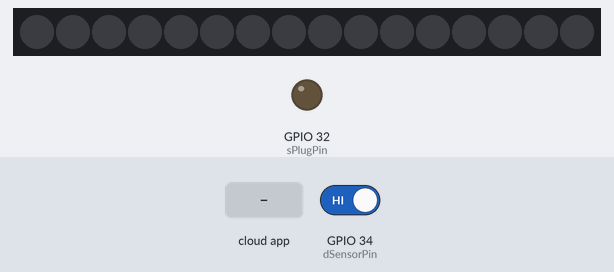
The sketch below on a simulated ESP32. Parts: 16 RGB LEDs in strip order, left to right, output pins drawn as LEDs (lit = HIGH). The test bench sets the inputs (shaded band); at power-on: GPIO 34 (dSensorPin) HIGH. WiFi joins after 1.5 s; servers stay silent unless stated; the Firebase database answers and starts empty; what the sketch prints to the serial monitor is not drawn.

Above: at 5.8 s.
5.9 s: the phone or cloud app sets plugSwitch to 1
At 6.7 s:
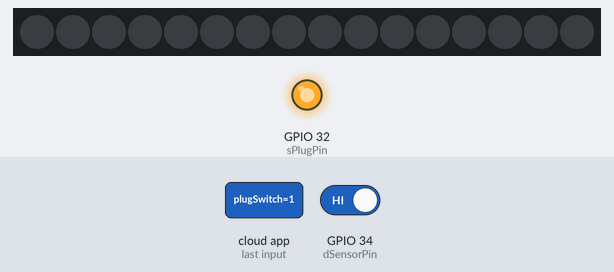
7.6 s: the phone or cloud app sets plugSwitch to 0
At 7.9 s:
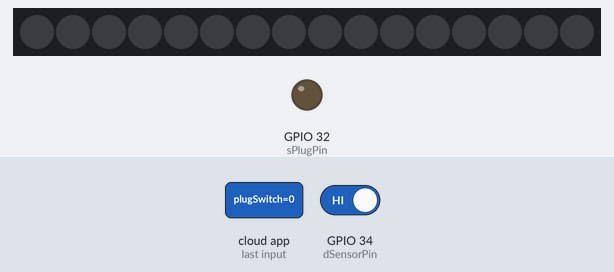
Timing chart, 0 to 10.6 s (numbered marks = the images above; inputs shaded):
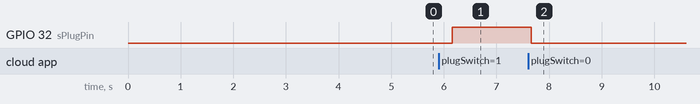

The sketch:

ikinci_esp_otomasyon.ino
```cpp
#include <WiFi.h>
#include <FirebaseESP32.h>
#include <FastLED.h>

// FIREBASE VE WIFI TANIMLARI
#define FIREBASE_HOST "xxxxxxxxxx" // Buraya Firebase Host adı gelecek
#define FIREBASE_AUTH "xxxxxxxxxx" // Buraya Firebase gizli anahtarı gelecek

#define WIFI_SSID "xxxxxxxxxxx" // Buraya WiFi SSID (isim) gelecek
#define WIFI_PASSWORD "xxxxxxxxxx" // Buraya WiFi şifresi gelecek

// FirebaseESP32 instance'ı tanımlandı
FirebaseData firebaseData;

// Firebase'de oluşturulan yol
String path = "/SensorValues";

// LED & 'FastLED.h' KÜTÜPHANESİ TANIMLARI
#define LED_PIN     33
#define NUM_LEDS    16
#define BRIGHTNESS  255
#define LED_TYPE    WS2811
#define COLOR_ORDER GRB
CRGB leds[NUM_LEDS];
CRGBPalette16 currentPalette;
TBlendType    currentBlending;
int r;
int g;
int b;
uint32_t rgbValue;
int brightnessValue = 255;
bool LEDSwitch = false;

// AKILLI PRİZ (RÖLE) TANIMLARI
int sPlugPin = 32;
bool plugSwitch = false;

// KAPI SENSÖRÜ TANIMLARI
int dSensorPin = 34;
int dSensorVal;
bool doorSensor;

//////////////////////////////////////////////////////////

void setup(){
  // Seri monitör 115200 baud rate ile başlatıldı
  Serial.begin(115200);
  delay( 3000 );

  // WiFi ağına bağlanmaya çalış
  WiFi.begin(WIFI_SSID, WIFI_PASSWORD);
  Serial.print("Connecting to Wi-Fi");
  while (WiFi.status() != WL_CONNECTED)
  {
      Serial.print(".");
      delay(300);
  }
  Serial.println("Connection successful.");

  // Firebase'i başlat
  Firebase.begin(FIREBASE_HOST, FIREBASE_AUTH);
  // İnternet bağlantısının kesilmesi durumunda yeniden bağlanmayı deneyip döngüyü baştan başlat
  Firebase.reconnectWiFi(true);

  // Firebase veri okuması zaman aşımını 1 dakika olarak belirle
  Firebase.setReadTimeout(firebaseData, 1000 * 60);
  // Firebase veri yazma zaman aşımını 1 saniye olarak belirle (tiny)
  Firebase.setwriteSizeLimit(firebaseData, "tiny");

  // LED tipi, pini, renk sırası, LED matrisi ve sayısına göre LED'i başlat
  FastLED.addLeds<LED_TYPE, LED_PIN, COLOR_ORDER>(leds, NUM_LEDS).setCorrection( TypicalLEDStrip );

  // Akıllı priz pinini çıkış olarak belirle
  pinMode(sPlugPin, OUTPUT);
  // Kapı sensörü pinini pull-up direnciyle giriş olarak belirle
  pinMode(dSensorPin, INPUT_PULLUP);
}

//////////////////////////////////////////////////////////

void loop() {
  // Firebase.getXXX fonksiyonları önce belirlenen yola göre Firebase'den değişken alır, işlem başarılıysa true, başarısızsa false döndürür
  // Akıllı priz değerini Firebase'den al
  if(Firebase.getBool(firebaseData, path + "/Automation/plugSwitch"))
  {
    // plugSwitch değerini Firebase'deki akıllı prize göre değiştir
    plugSwitch = (bool)firebaseData.boolData();
  }
  // Akıllı priz fonksiyonunu plugSwitch değeriyle çağır
  sPlug_func(plugSwitch);

  // Kapı sensörü değerini oku
  dSensorVal = digitalRead(dSensorPin);
  // Kapı sensörünü boolean değeriyle güncelle
  sDoor_func(dSensorVal);
  // Firebase.setXXX fonksiyonları önce belirlenen yola göre değişkeni Firebase'e aktarır, işlem başarılıysa true, başarısızsa false döndürür
  // Kapı sensörü değerini Firebase'e aktar
  if(Firebase.setBool(firebaseData, path + "/Automation/doorSensor", dSensorVal));

  // LED durum değerini Firebase'den al
  if(Firebase.getBool(firebaseData, path + "/Automation/lightSwitch"))
  {
     LEDSwitch = (bool)firebaseData.boolData();
  }

  // LED parlaklık değerini Firebase'den al
  if(Firebase.getInt(firebaseData, path + "/Automation/lightBrightness"))
  {
    brightnessValue = (int)firebaseData.intData();
  }

  // LED renk değerini Firebase'den al
  if(Firebase.getDouble(firebaseData, path + "/Automation/lightColor"))
  {
      rgbValue = (uint32_t)firebaseData.doubleData();
  }

  // Alınan integer renk değerini kırmızı, yeşil ve mavi olarak parçalara ayır
  r = (int)(rgbValue & 0x00ff0000) >> 16;
  g = (int)(rgbValue & 0x0000ff00) >> 8;
  b = (int)(rgbValue & 0x000000ff);

  // LED'in durumuna göre LED paletini değiştir
  changePalette(LEDSwitch);

  static uint8_t startIndex = 0;
  startIndex = startIndex + 1;

  // İndise ve parlaklığa göre LED'leri doldur
  fillLED(startIndex, brightnessValue);
  // LED'leri yak
  FastLED.show();
}

//////////////////////////////////////////////////////////

// Akıllı priz fonksiyonu
// Firebase'den alınan priz durumu röleye iletilir.
void sPlug_func(bool plugSwitch)
{
  // Gelen veri true ise röleyi çalıştır, false ise röleyi durdur
  if(plugSwitch == true)
  {
    digitalWrite(sPlugPin,HIGH);
  }
  else if(plugSwitch == false)
  {
    digitalWrite(sPlugPin,LOW);
  }
}

//////////////////////////////////////////////////////////

// Kapı sensörü fonksiyonu
// Pinden okunan değer LOW ise kapı açık; HIGH ise kapı kapalıdır
void sDoor_func(int dSensorVal)
{
  // Sensörden alınan veriye göre kapı sensörü değerini bool cinsinden değiştir
  if(dSensorVal == LOW)
  {
    doorSensor = true;
  }
  else if(dSensorVal == HIGH)
  {
    doorSensor = false;
  }
}

//////////////////////////////////////////////////////////

// LED'in paletini ve açık-kapalı durumunu ayarlayan fonksiyon
// Firebase'den alınan durum bilgisine göre LED yakılır, renk bilgisine göre palet değiştirilir
void changePalette(bool LEDSwitch)
{
  if (LEDSwitch == true)
  {
    fill_solid( currentPalette, 16, CRGB::Black);

    // Ayrılan R, G, B değerleri palete yazılır
    for(int i=0; i<16; i++){
      currentPalette[i] = CRGB(r,g,b);
    }
  }
  // LED durumu kapalı olarak ayarlanmışsa palet (0,0,0) olarak ayarlanır, bu da LED'i sönük duruma geçirir
  else if(LEDSwitch == false)
  {
    for(int i=0; i<16; i++){
      currentPalette[i] = CRGB(0,0,0);
    }
  }
}

// Palete göre LED'i dolduran fonksiyon
// changePalette fonksiyonundan alınan palet verisi, Firebase'den alınan parlaklık bilgisiyle beraber donanıma iletilir
void fillLED( uint8_t colorIndex, uint8_t brigthness)
{
    for(int i=0; i<NUM_LEDS; i++) {
        leds[i] = ColorFromPalette( currentPalette, colorIndex, brigthness, currentBlending);
        colorIndex += 3;
    }
}
```

Measured:
- after the input at 5.9 s, GPIO 32 (sPlugPin): LOW → HIGH after 0.26 s
- after the input at 7.6 s, GPIO 32 (sPlugPin): HIGH → LOW after 0.06 s
